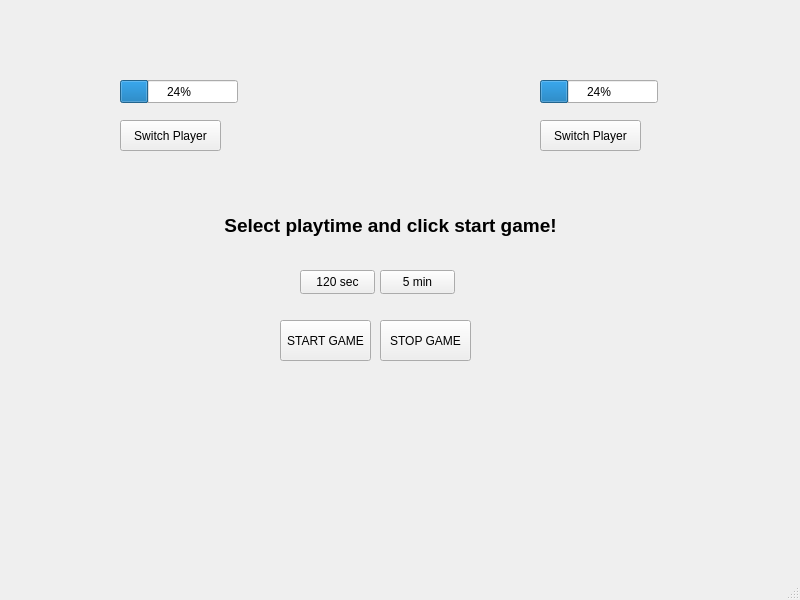
<?xml version="1.0" encoding="UTF-8"?>
<ui version="4.0">
 <class>MainWindow</class>
 <widget class="QMainWindow" name="MainWindow">
  <property name="geometry">
   <rect>
    <x>0</x>
    <y>0</y>
    <width>800</width>
    <height>600</height>
   </rect>
  </property>
  <property name="windowTitle">
   <string>MainWindow</string>
  </property>
  <widget class="QWidget" name="centralwidget">
   <widget class="QProgressBar" name="progressBar_1">
    <property name="geometry">
     <rect>
      <x>120</x>
      <y>80</y>
      <width>118</width>
      <height>23</height>
     </rect>
    </property>
    <property name="value">
     <number>24</number>
    </property>
   </widget>
   <widget class="QProgressBar" name="progressBar_2">
    <property name="geometry">
     <rect>
      <x>540</x>
      <y>80</y>
      <width>118</width>
      <height>23</height>
     </rect>
    </property>
    <property name="value">
     <number>24</number>
    </property>
   </widget>
   <widget class="QPushButton" name="btn_switch1">
    <property name="geometry">
     <rect>
      <x>120</x>
      <y>120</y>
      <width>101</width>
      <height>31</height>
     </rect>
    </property>
    <property name="text">
     <string>Switch Player</string>
    </property>
   </widget>
   <widget class="QPushButton" name="btn_switch2">
    <property name="geometry">
     <rect>
      <x>540</x>
      <y>120</y>
      <width>101</width>
      <height>31</height>
     </rect>
    </property>
    <property name="text">
     <string>Switch Player</string>
    </property>
   </widget>
   <widget class="QPushButton" name="btn_120s">
    <property name="geometry">
     <rect>
      <x>300</x>
      <y>270</y>
      <width>75</width>
      <height>24</height>
     </rect>
    </property>
    <property name="text">
     <string>120 sec</string>
    </property>
   </widget>
   <widget class="QPushButton" name="btn_5min">
    <property name="geometry">
     <rect>
      <x>380</x>
      <y>270</y>
      <width>75</width>
      <height>24</height>
     </rect>
    </property>
    <property name="text">
     <string>5 min</string>
    </property>
   </widget>
   <widget class="QPushButton" name="btn_start">
    <property name="geometry">
     <rect>
      <x>280</x>
      <y>320</y>
      <width>91</width>
      <height>41</height>
     </rect>
    </property>
    <property name="text">
     <string>START GAME</string>
    </property>
   </widget>
   <widget class="QPushButton" name="btn_stop">
    <property name="geometry">
     <rect>
      <x>380</x>
      <y>320</y>
      <width>91</width>
      <height>41</height>
     </rect>
    </property>
    <property name="text">
     <string>STOP GAME</string>
    </property>
   </widget>
   <widget class="QLabel" name="label_game">
    <property name="geometry">
     <rect>
      <x>50</x>
      <y>200</y>
      <width>681</width>
      <height>51</height>
     </rect>
    </property>
    <property name="font">
     <font>
      <pointsize>14</pointsize>
      <bold>true</bold>
     </font>
    </property>
    <property name="text">
     <string>Select playtime and click start game!</string>
    </property>
    <property name="alignment">
     <set>Qt::AlignCenter</set>
    </property>
   </widget>
  </widget>
  <widget class="QMenuBar" name="menubar">
   <property name="geometry">
    <rect>
     <x>0</x>
     <y>0</y>
     <width>800</width>
     <height>22</height>
    </rect>
   </property>
  </widget>
  <widget class="QStatusBar" name="statusbar"/>
 </widget>
 <resources/>
 <connections/>
</ui>
